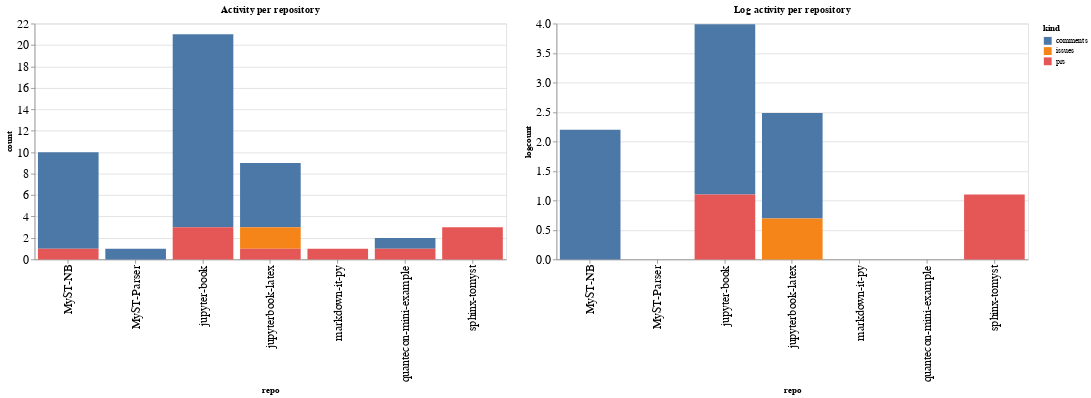

Write notebook code for a chart like this one.
### Code cell
ch1 = alt.Chart(repo_summaries, width=600, title="Activity per repository").mark_bar().encode(
    x='repo',
    y='count',
    color='kind',
    tooltip="kind"
)

ch2 = alt.Chart(repo_summaries, width=600, title="Log activity per repository").mark_bar().encode(
    x='repo',
    y='logcount',
    color='kind',
    tooltip="kind"
)

ch1 | ch2

### Figure 1 — Vega-Lite specification as saved in the notebook (floating-point values rounded to 4 significant figures)
{"config": {"axisLeft": {"labelFontSize": 15}, "axisBottom": {"labelFontSize": 15}}, "hconcat": [{"mark": "bar", "encoding": {"color": {"type": "nominal", "field": "kind"}, "tooltip": {"type": "nominal", "field": "kind"}, "x": {"type": "nominal", "field": "repo"}, "y": {"type": "quantitative", "field": "count"}}, "title": "Activity per repository", "width": 600}, {"mark": "bar", "encoding": {"color": {"type": "nominal", "field": "kind"}, "tooltip": {"type": "nominal", "field": "kind"}, "x": {"type": "nominal", "field": "repo"}, "y": {"type": "quantitative", "field": "logcount"}}, "title": "Log activity per repository", "width": 600}], "data": {"name": "data-2a291ddaac27c896001fa3e4daefd96f"}, "$schema": "https://vega.github.io/schema/vega-lite/v4.8.1.json", "datasets": {"data-2a291ddaac27c896001fa3e4daefd96f": [{"repo": "MyST-NB", "kind": "comments", "count": 9, "logcount": 2.197}, {"repo": "MyST-NB", "kind": "prs", "count": 1, "logcount": 0.0}, {"repo": "MyST-Parser", "kind": "comments", "count": 1, "logcount": 0.0}, {"repo": "jupyter-book", "kind": "comments", "count": 18, "logcount": 2.89}, {"repo": "jupyter-book", "kind": "prs", "count": 3, "logcount": 1.099}, {"repo": "jupyterbook-latex", "kind": "comments", "count": 6, "logcount": 1.792}, {"repo": "jupyterbook-latex", "kind": "issues", "count": 2, "logcount": 0.6931}, {"repo": "jupyterbook-latex", "kind": "prs", "count": 1, "logcount": 0.0}, {"repo": "markdown-it-py", "kind": "prs", "count": 1, "logcount": 0.0}, {"repo": "quantecon-mini-example", "kind": "comments", "count": 1, "logcount": 0.0}, {"repo": "quantecon-mini-example", "kind": "prs", "count": 1, "logcount": 0.0}, {"repo": "sphinx-tomyst", "kind": "prs", "count": 3, "logcount": 1.099}]}}
